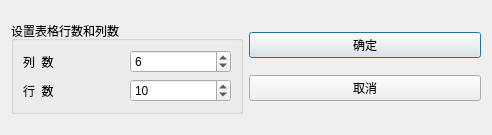
<?xml version="1.0" encoding="UTF-8"?>
<ui version="4.0">
 <class>QDialogSetSize</class>
 <widget class="QDialog" name="QDialogSetSize">
  <property name="geometry">
   <rect>
    <x>0</x>
    <y>0</y>
    <width>492</width>
    <height>135</height>
   </rect>
  </property>
  <property name="windowTitle">
   <string>Dialog</string>
  </property>
  <layout class="QGridLayout" name="gridLayout_2">
   <item row="0" column="0">
    <widget class="QGroupBox" name="groupBox">
     <property name="title">
      <string>设置表格行数和列数</string>
     </property>
     <layout class="QGridLayout" name="gridLayout">
      <item row="0" column="0">
       <widget class="QLabel" name="label_2">
        <property name="text">
         <string>列  数</string>
        </property>
       </widget>
      </item>
      <item row="0" column="1">
       <widget class="QSpinBox" name="spinBoxColumn">
        <property name="minimum">
         <number>1</number>
        </property>
        <property name="maximum">
         <number>500</number>
        </property>
        <property name="value">
         <number>6</number>
        </property>
       </widget>
      </item>
      <item row="1" column="0">
       <widget class="QLabel" name="label">
        <property name="text">
         <string>行  数</string>
        </property>
       </widget>
      </item>
      <item row="1" column="1">
       <widget class="QSpinBox" name="spinBoxRow">
        <property name="minimum">
         <number>1</number>
        </property>
        <property name="maximum">
         <number>500</number>
        </property>
        <property name="value">
         <number>10</number>
        </property>
       </widget>
      </item>
     </layout>
    </widget>
   </item>
   <item row="0" column="1">
    <layout class="QVBoxLayout" name="verticalLayout">
     <item>
      <widget class="QPushButton" name="btnOK">
       <property name="text">
        <string>确定</string>
       </property>
       <property name="icon">
        <iconset resource="res.qrc">
         <normaloff>:/images/images/704.bmp</normaloff>:/images/images/704.bmp</iconset>
       </property>
      </widget>
     </item>
     <item>
      <widget class="QPushButton" name="btnCancel">
       <property name="text">
        <string>取消</string>
       </property>
       <property name="icon">
        <iconset resource="res.qrc">
         <normaloff>:/images/images/706.bmp</normaloff>:/images/images/706.bmp</iconset>
       </property>
      </widget>
     </item>
    </layout>
   </item>
  </layout>
 </widget>
 <resources>
  <include location="res.qrc"/>
 </resources>
 <connections>
  <connection>
   <sender>btnOK</sender>
   <signal>clicked()</signal>
   <receiver>QDialogSetSize</receiver>
   <slot>accept()</slot>
   <hints>
    <hint type="sourcelabel">
     <x>365</x>
     <y>41</y>
    </hint>
    <hint type="destinationlabel">
     <x>245</x>
     <y>67</y>
    </hint>
   </hints>
  </connection>
  <connection>
   <sender>btnCancel</sender>
   <signal>clicked()</signal>
   <receiver>QDialogSetSize</receiver>
   <slot>reject()</slot>
   <hints>
    <hint type="sourcelabel">
     <x>365</x>
     <y>91</y>
    </hint>
    <hint type="destinationlabel">
     <x>245</x>
     <y>67</y>
    </hint>
   </hints>
  </connection>
 </connections>
</ui>
